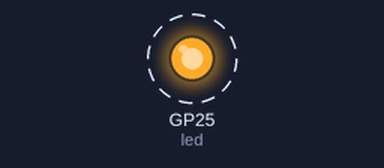
A program run on a simulated Raspberry Pi Pico running MicroPython. Parts: output pins drawn as LEDs (lit = HIGH). Dashed ring = blinking. What the program prints to the serial console is not drawn. At 1.3 s the program stops and its outputs stay as they are.

Above: at 0.12 s.
Timing chart, 0 to 2.8 s (numbered marks = the images above):
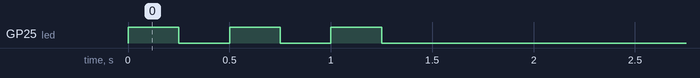

The program:

main.py
```python
from machine import Pin
from time import sleep

led = Pin("LED", Pin.OUT)

print("MicroPython is running on the Pico 2 W.")

for _ in range(5):
    led.toggle()
    sleep(0.25)

led.off()
print("Done — if the LED blinked five times, the interpreter is alive.")
```

Measured:
- by itself, GP25 (led): alternates HIGH for 0.25 s and LOW for 0.25 s, 6 changes in all, then stays LOW
